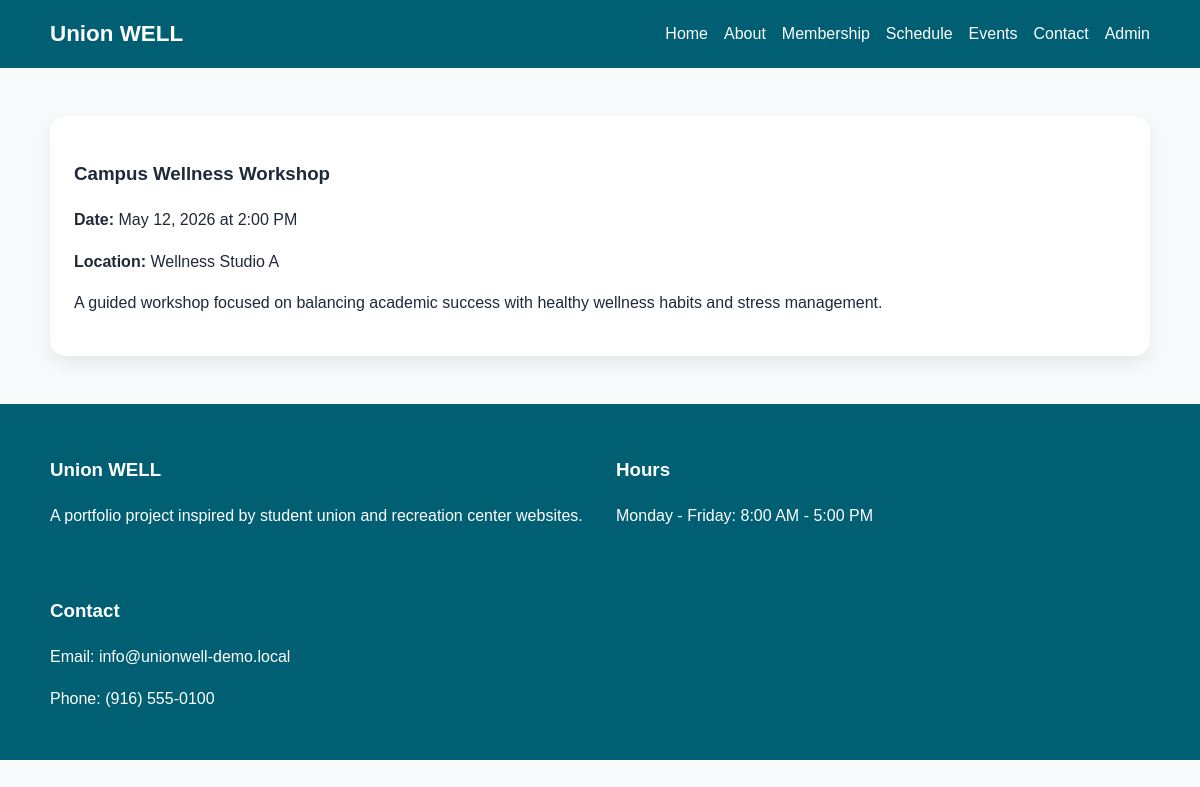
The app's page /event-details.php?id=1 with its own data.
### tables this page shows
CREATE TABLE events (
    id INT AUTO_INCREMENT PRIMARY KEY,
    title VARCHAR(150) NOT NULL,
    description TEXT NOT NULL,
    location VARCHAR(150) NOT NULL,
    event_date DATE NOT NULL,
    event_time TIME NOT NULL,
    image_path VARCHAR(255) DEFAULT NULL,
    created_at TIMESTAMP DEFAULT CURRENT_TIMESTAMP
);

### includes/functions.php (called while the page is built, shortened)
<?php
function escape(string $value): string {
    return htmlspecialchars($value, ENT_QUOTES, 'UTF-8');
}
function format_event_datetime(?string $date, ?string $time): string {
    $formattedDate = date('F j, Y', strtotime($date));
    if ($time && $time !== '00:00:00') {
        return $formattedDate . ' at ' . date('g:i A', strtotime($time));
    }
    return $formattedDate;
}
?>

### event-details.php (the view)
<?php
require_once __DIR__ . '/includes/db.php';
require_once __DIR__ . '/includes/functions.php';
$id = isset($_GET['id']) ? (int) $_GET['id'] : 0;
$stmt = $pdo->prepare('SELECT * FROM events WHERE id = ?');
$stmt->execute([$id]);
$event = $stmt->fetch();
include __DIR__ . '/includes/header.php';
?>
<section class="section">
    <div class="container">
        <?php if ($event): ?>
            <article class="card detail-card">
                <h1><?= escape($event['title']) ?></h1>
                <p><strong>Date:</strong> <?= escape(format_event_datetime($event['event_date'], $event['event_time'])) ?></p>
                <p><strong>Location:</strong> <?= escape($event['location']) ?></p>
                <p><?= nl2br(escape($event['description'])) ?></p>
            </article>
        <?php else: ?>
            <p>Event not found.</p>
        <?php endif; ?>
    </div>
</section>
<?php include __DIR__ . '/includes/footer.php'; ?>

### assets/css/style.css (style rules this page uses)
:root { --primary: #005f73; --secondary: #0a9396; --accent: #ee9b00; --bg: #f8fafc; --text: #1f2937; --white: #ffffff; --danger: #b91c1c; --border: #dbe4ea; }
* { box-sizing: border-box; }
body { margin: 0; font-family: Arial, sans-serif; color: var(--text); background: var(--bg); line-height: 1.6; }
.container { width: min(1100px, 92%); margin: 0 auto; }
.hero-card, .card { background: var(--white); color: var(--text); border-radius: 1rem; padding: 1.5rem; box-shadow: 0 8px 20px rgba(0,0,0,0.08); }
.section { padding: 3rem 0; }

### records on screen
events: title "Campus Wellness Workshop", event_date+event_time "May 12, 2026 at 2:00 PM", location "Wellness Studio A", description "A guided workshop focused on balancing academic success with healthy wellness habits and stress management."
